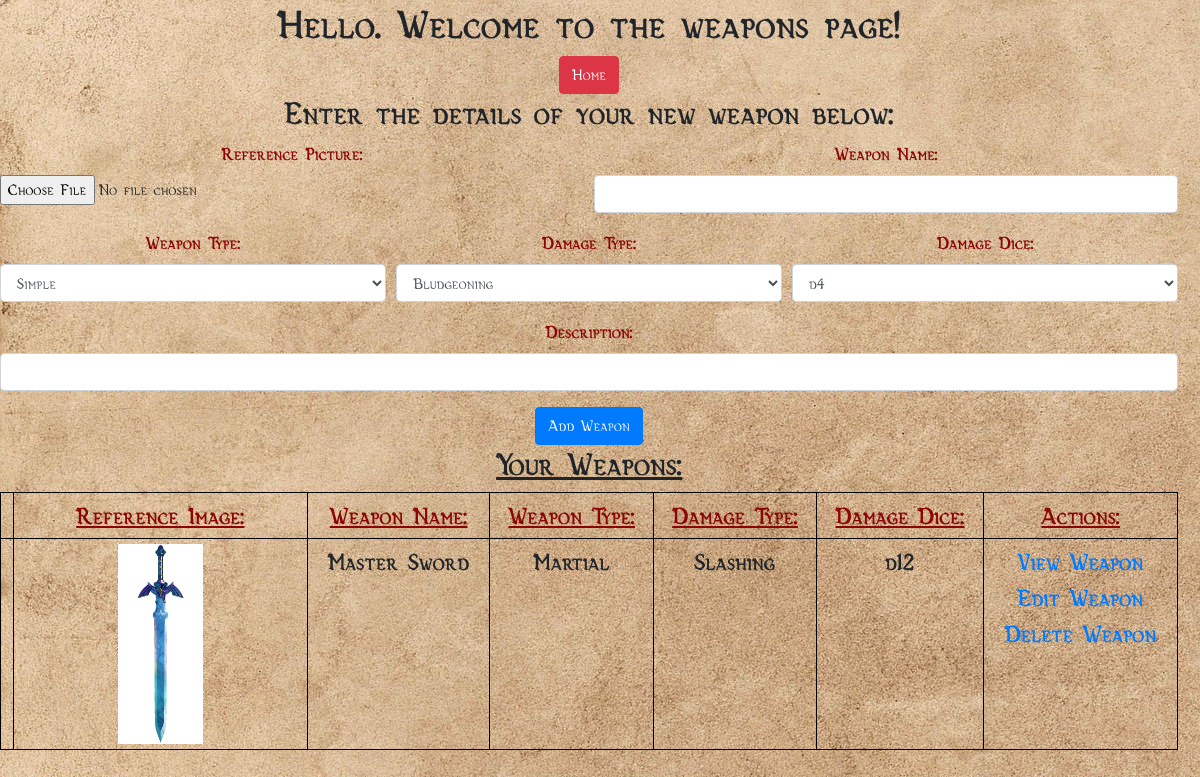
The page /weapons.html on the database its author committed.
### app.py (models this page shows, shortened)
class Weapon(db.Model):
    wID = db.Column(db.Integer, primary_key=True)
    wPicPath = db.Column(db.String(100000))# The path to the weapon picture in the images directory
    wName = db.Column(db.String(100), nullable=False)# Name of the weapon
    wType = db.Column(db.String(50))# Will change to a list of weapon types at a later time, i.e. simple, martial
    wDamage = db.Column(db.String(50))# Will change to a list of damage types at a later time, i.e. bludgeoning, piercing, slashing, etc.
    wDice = db.Column(db.String(10))# Will change to a list of dice types at a later time, i.e. d4, d6, d8, d10, d12.
    wDesc = db.Column(db.String(100000))# Description of the weapon, i.e. appearance, effects, magic effects.

### app.py (the view)
@app.route('/weapons.html', methods=['POST', 'GET'])
def weapons():
    if request.method == 'POST':
        w_Pic = request.files['wPic']
        w_Name = request.form['wName']
        w_Type = request.form['wType']
        w_Damage = request.form['wDamage']
        w_Dice = request.form['wDice']
        w_Desc = request.form['wDesc']
        filename = secure_filename(w_Pic.filename)
        w_Pic_Path = os.path.join(app.config['UPLOAD_FOLDER'], filename)
        if w_Pic and allowed_file(w_Pic.filename):
            w_Pic.save(os.path.join(app.config['UPLOAD_FOLDER'], filename))
        new_weapon = Weapon(wPicPath=w_Pic_Path, wName=w_Name, wType=w_Type, wDamage=w_Damage, wDice=w_Dice, wDesc=w_Desc)
        try:
            db.session.add(new_weapon)
            db.session.commit()
            return redirect('/weapons.html')
        except:
            return 'There was an issue adding your weapon to the database.'
    else:
        weapons = Weapon.query.order_by(Weapon.wID).all()
        return render_template('weapons.html', weapons=weapons)

### templates/weapons.html (shortened to what this page needs)
{% extends 'base.html' %}
{% block content %}
<div class="content">
    <h1>Hello. Welcome to the weapons page!</h1>
    <button id="characterDashboardButton" onclick="window.location.href = './dashboard.html';" class="btn btn-danger">Home</button>
    <h2>Enter the details of your new weapon below:</h2>
    <div class="form">
        <form action="weapons.html" method="POST" enctype="multipart/form-data">
            <div class="form-row">
                <div class="form-group col-md-6">
                    <label for="wPic">Reference Picture: </label>
                    <input type="file" name="wPic" class="form-control-file" id="wPic">
                </div>
                <div class="form-group col-md-6">
                    <label for="wName">Weapon Name: </label>
                    <input type="text" name="wName" class="form-control" id="wName" required>
                </div>
            </div>
            <div class="form-row">
                <div class="form-group col-md-4">
                    <label for="wType">Weapon Type: </label>
                    <select name="wType" class="form-control" id="wType">
                        <option value="Simple">Simple</option>
                    </select>
                </div>
                <div class="form-group col-md-4">
                    <label for="wDamage">Damage Type: </label>
                    <select name="wDamage" class="form-control" id="wDamage">
                        <option value="Bludgeoning">Bludgeoning</option>
                    </select>
                </div>
                <div class="form-group col-md-4">
                    <label for="wDice">Damage Dice: </label>
                    <select name="wDice" class="form-control" id="wDice">
                        <option value="d4">d4</option>
                    </select>
                </div>
            </div>
            <div class="form-row">
                <div class="form-group col-md-12">
                    <label for="wDesc">Description: </label>
                    <input type="text" name="wDesc" class="form-control" id="wDesc">
                </div>
            </div>
            <button type="submit" class="btn btn-primary">Add Weapon</button>
        </form>
    </div>
    {% if weapons|length >= 1 %}
    <h2><b><u>Your Weapons:</u></b></h2>
    <table class="table table-bordered table-sm">
        <thead class="thead">
            <tr>
                <th scope="col"></th>
                <th scope="col"><b><u>Reference Image:</u></b></th>
                <th scope="col"><b><u>Weapon Name:</u></b></th>
                <th scope="col"><b><u>Weapon Type:</u></b></th>
                <th scope="col"><b><u>Damage Type:</u></b></th>
                <th scope="col"><b><u>Damage Dice:</u></b></th>
                <th scope="col"><b><u>Actions:</u></b></th>
            </tr>
        </thead>
        <tbody>
            {% for weapon in weapons %}
                <tr>
                    <th scope="row"></th>
                    <td class="w-25"><img src="{{ weapon.wPicPath }}" alt="ref-img" class="img-fluid" style="max-height: 25vh;"></td>
                    <td>{{ weapon.wName }}</td>
                    <td>{{ weapon.wType }}</td>
                    <td>{{ weapon.wDamage }}</td>
                    <td>{{ weapon.wDice }}</td>
                    <td>
                        <a href="/viewWeapon/{{weapon.wID}}">View Weapon</a>
                        <br>
                        <a href="/updateWeapon/{{weapon.wID}}">Edit Weapon</a>
                        <br>
                        <a href="/deleteWeapon/{{weapon.wID}}">Delete Weapon</a>
                    </td>
                </tr>
            {% endfor %}
        </tbody>
    </table>
    {% endif %}
</div>
{% endblock %}

### templates/base.html (style rules this page uses)
h1 { font-weight: bold; }
h2 { font-weight: bold; }
label { font-weight: bold; color: rgb(139, 5, 5); font-size: large; }
th { font-weight: bolder; color: rgb(139, 5, 5); font-size: x-large; }
td { font-weight: bold; font-size: x-large; }
table.table-bordered { border: 1px solid black; }
table.table-bordered > thead > tr > th { border: 1px solid black; }
table.table-bordered > tbody > tr > th { border: 1px solid black; }
table.table-bordered > tbody > tr > td { border: 1px solid black; }

### rows shown on the page
Weapon: wPicPath (picture), wName "Master Sword", wType "Martial", wDamage "Slashing", wDice "d12"
